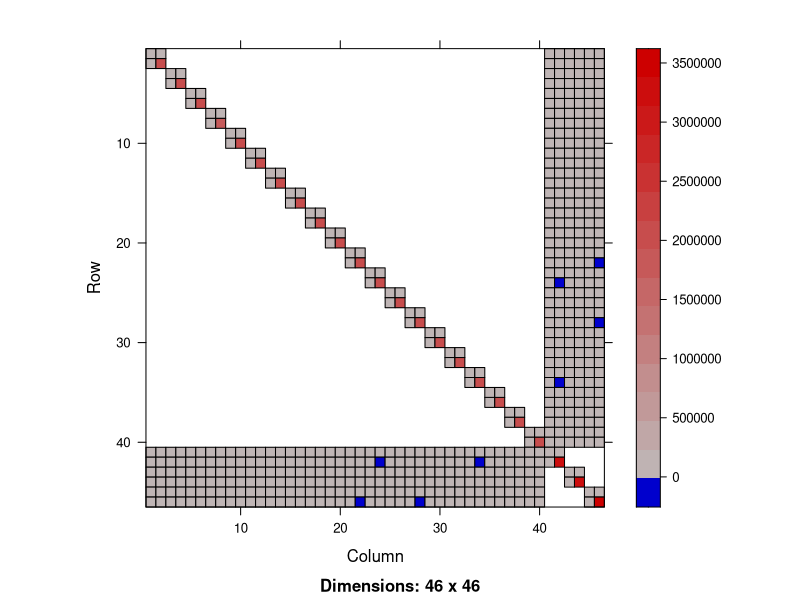

Write the R code that produced this figure.
library(MASS)
library(Matrix)
library(lme4)

# Say 20 subs, 5 readings each
fS <- gl(20, 5000)
JS <- t(as(fS, Class = "sparseMatrix"))
num_s <- 5

# Random intercept and random readings as RFX
XS <- cbind(1,20*rnorm(100000))

# Generate random effects matrix for subject factor
ZS <- t(KhatriRao(t(JS), t(XS)))

# Say 3 sites/groups, subjects randomly scanned at
fG <- as.factor(sample(c(1:3),100000,replace=TRUE))
JG <- t(as(fG, Class = "sparseMatrix"))

# Random intercept and random readings as RFX
XG <- cbind(1,10*rnorm(100000))
num_g <- 2

# Generate random effects matrix for group factor
ZG <- t(KhatriRao(t(JG), t(XG)))

# Construct RFX matrix
Z <- cbind(ZS, ZG)

# Image of Z'Z
image(t(Z)%*%Z)

# Image of Zi'Zi where Z1 is the first 10 rows of Z, 
# z2 is second and so on
#image(t(Z[1:10,])%*%Z[1:10,])
#image(t(Z[11:20,])%*%Z[11:20,])

# Fixed effects matrix
X <- cbind(1, rnorm(100000), rnorm(100000))

# Make RFX variance matrix

# function for positive definite matrix
# For subject rfx
p <- qr.Q(qr(matrix(rnorm(2^2), 2)))
cov_s <- crossprod(p, p*(2:1))

# For group rfx
p <- qr.Q(qr(matrix(rnorm(2^2), 2)))
cov_g <- crossprod(p, p*(2:1))

# Combine to get sparse block diag
sigma <- cov_s
for (i in c(2:20)){
  sigma <- bdiag(sigma, cov_s)
}
for (i in c(1:3)){
  sigma <- bdiag(sigma, cov_g)
}

# Generate b
b <- mvrnorm(n = 1, matrix(0L, nrow = dim(Z)[2], ncol = 1), sigma, tol = 1e-6, empirical = FALSE, EISPACK = FALSE)

# Generate beta
beta <- c(1:3)

# Generate response 
y <- X%*%beta + Z%*%b + rnorm(100000)

#------------------------------------------------------------------------------------------------
# Now to see if lmer can decipher this model
y <- as.matrix(y)

x1 <- as.matrix(X[,1])
x2 <- as.matrix(X[,2])
x3 <- as.matrix(X[,3])

z1 <- as.matrix(XS[,1])
z2 <- as.matrix(XS[,2])
z3 <- as.matrix(XG[,1])
z4 <- as.matrix(XG[,2])

m <- lmer(y ~ x2 + x3 + (z2|fS) + (z4|fG)) #Don't need intercepts in R - automatically assumed

# FFX estimates
fixef(m)
print(beta)

# RFX estimates
ranef(m)
print(t(matrix(b, 2, 23)))

# RFX variances
as.matrix(Matrix::bdiag(VarCorr(m)))
print(cov_s)
print(cov_g)

summary(m)